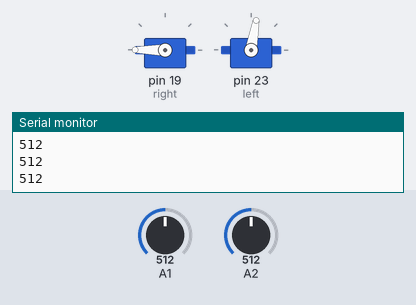
Bench run of a sketch on a simulated Arduino Mega 2560, built with avr-gcc and run on an emulated ATmega2560. Shown: 2 × servo, the last lines printed to the serial monitor. Inputs (shaded band) come from the test bench; at power-on: A2 = 512, A1 = 512.

Above: at 1.2 s.
1.3 s: A2 set to 527
At 2.0 s:
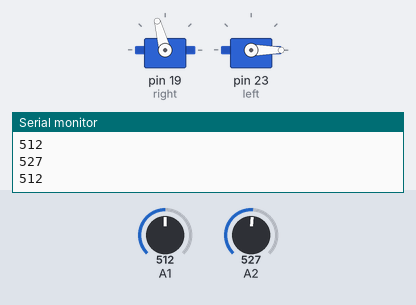
3.0 s: A2 set to 511
At 4.2 s:
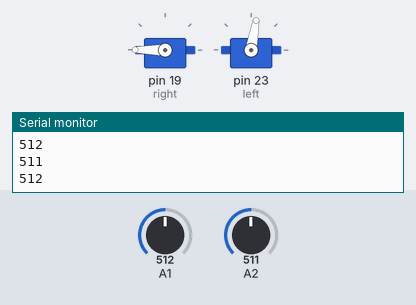
4.5 s: A2 set to 716
At 5.7 s:
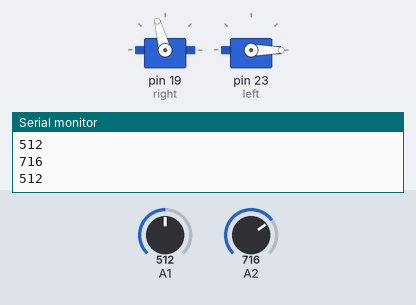
Timing chart, 0 to 7.5 s (numbered marks = the images above; inputs shaded):
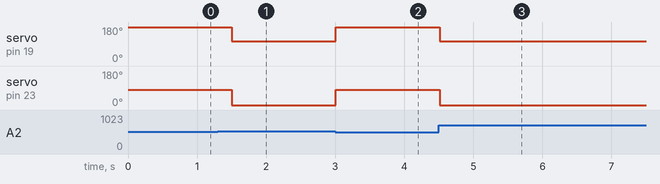

The sketch:

Outside_Corner1.ino
```cpp
int analogValueFront = 0;    // variable to hold the analog value
int analogValueBack = 0;
#include <Servo.h>

Servo right;  // create servo object to control right servo
Servo left;   // create servo object to control left servo


void setup() {
  Serial.begin(9600);     // setup serial

  right.attach(19);  // attaches the right servo on pin 23 to the servo object
  left.attach(23);  // attaches the left servo on pin 24 to the servo object

}

void loop() {

  analogValueFront = analogRead(A2);
  analogValueBack = analogRead(A1);

  if(analogValueFront <= analogValueBack){
    left.write(80);
    right.write(180);
    //Serial.println(analogValueFront);
  }else{
    left.write(0);
    right.write(105);
  }
//  if(analogValueBack < analogValueFront){
//    left.write(0);
//    right.write(105);
//    //Serial.println(analogValueBack);
//  }
//  if(analogValueFront < 1000){
//    left.write(180);
//    right.write(30);
//    delay(750);
//  }
    Serial.println(analogValueFront);
    Serial.println(analogValueBack);
    Serial.println("");
    delay(250);
}
```

Measured:
- the behaviour switches between 512 and 513 on A2 (found by bisection; images 0 and 1)
- after the input at 1.3 s, servo on pin 19 (right): 180° → 105° after 0.20 s; servo on pin 23 (left): 80° → 0° after 0.20 s
- after the input at 3.0 s, servo on pin 19 (right): 105° → 180° at once; servo on pin 23 (left): 0° → 80° at once
- after the input at 4.5 s, servo on pin 19 (right): 180° → 105° at once; servo on pin 23 (left): 80° → 0° at once
